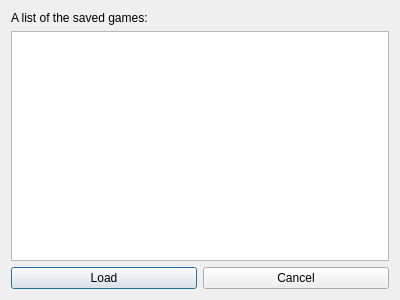
<?xml version="1.0" encoding="UTF-8"?>
<ui version="4.0">
 <class>LoadWindow</class>
 <widget class="QDialog" name="LoadWindow">
  <property name="geometry">
   <rect>
    <x>0</x>
    <y>0</y>
    <width>400</width>
    <height>300</height>
   </rect>
  </property>
  <property name="windowTitle">
   <string>Dialog</string>
  </property>
  <layout class="QVBoxLayout" name="verticalLayout">
   <item>
    <widget class="QLabel" name="label">
     <property name="text">
      <string>A list of the saved games:</string>
     </property>
    </widget>
   </item>
   <item>
    <widget class="QListView" name="listView"/>
   </item>
   <item>
    <layout class="QHBoxLayout" name="horizontalLayout">
     <item>
      <widget class="QPushButton" name="loadButton">
       <property name="text">
        <string>Load</string>
       </property>
      </widget>
     </item>
     <item>
      <widget class="QPushButton" name="cancelButton">
       <property name="text">
        <string>Cancel</string>
       </property>
      </widget>
     </item>
    </layout>
   </item>
  </layout>
 </widget>
 <resources/>
 <connections/>
</ui>
